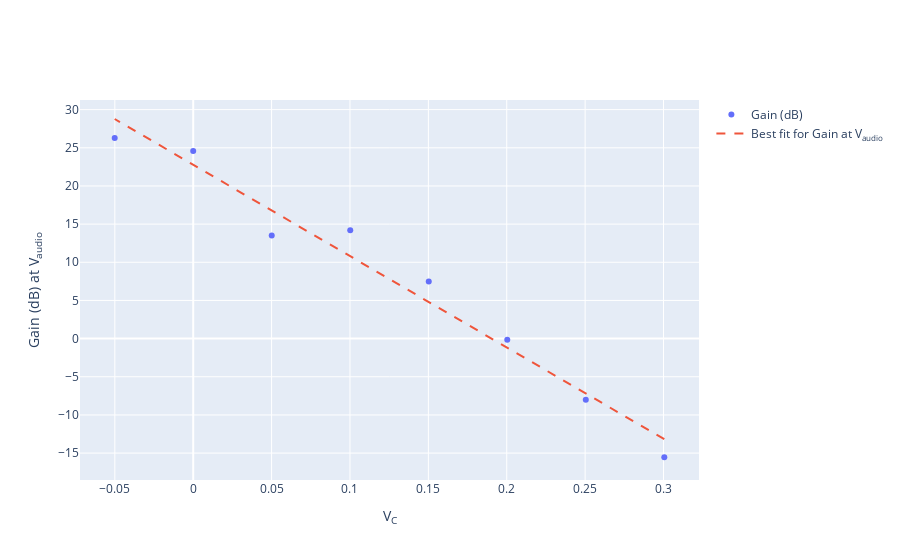

Here is the notebook cell this chart was saved with:
### Markdown cell above
### Audio amplifier characterization

### Code cell
import numpy as np 
import plotly.graph_objs as go
 
v_a = np.array([5.4, 4.5, 3.6, 2.7, 1.8, 0.9, 0, -0.9])
vpp_signal = np.array([9.04, 7.29, 5.47, 3.81, 1.92, 0.994, 0.498, 0.53]) 
vpp_audio = np.array([1.51, 2.9, 5.37, 9.03, 9.86, 4.7, 8.43, 10.94]) 
vrms_volumne = np.array([0.149, 0.527, 1.31, 2.48, 2.79, 2.89, 3.49, 2.21]) 

v_c = v_a*(33/593)
gain_audio = 20*np.log10(vpp_audio/vpp_signal)

# Create figure with secondary y-axis
fig = go.Figure()

fig.add_trace(go.Scatter(x=v_c, y=gain_audio, mode='markers', name='Gain (dB)')) 
fig.update_layout(xaxis_title='V<sub>C</sub>', yaxis_title='Gain (dB) at V<sub>audio</sub>') 

coef = np.polyfit(v_c, gain_audio, deg=1) # deg=1 for order 1 polynomial (linear)
fit = coef[0]*v_c + coef[1]
fig.add_trace(go.Scatter(x=v_c, y=fit, mode='lines', line=dict(dash='dash'), name='Best fit for Gain at V<sub>audio</sub>'))

### Figure 1 — Plotly figure (JSON) as saved in the notebook; plotly's stock layout.template omitted (floating-point values rounded to 4 significant figures)
{"data": [{"mode": "markers", "name": "Gain (dB)", "type": "scatter", "x": [0.3005, 0.2504, 0.2003, 0.1503, 0.1002, 0.05008, 0, -0.05008], "y": [-15.54, -8.007, -0.1603, 7.495, 14.21, 13.49, 24.57, 26.29]}, {"line": {"dash": "dash"}, "mode": "lines", "name": "Best fit for Gain at V<sub>audio</sub>", "type": "scatter", "x": [0.3005, 0.2504, 0.2003, 0.1503, 0.1002, 0.05008, 0, -0.05008], "y": [-13.18, -7.189, -1.195, 4.798, 10.79, 16.78, 22.78, 28.77]}], "layout": {"xaxis": {"title": {"text": "V<sub>C</sub>"}}, "yaxis": {"title": {"text": "Gain (dB) at V<sub>audio</sub>"}}}}
